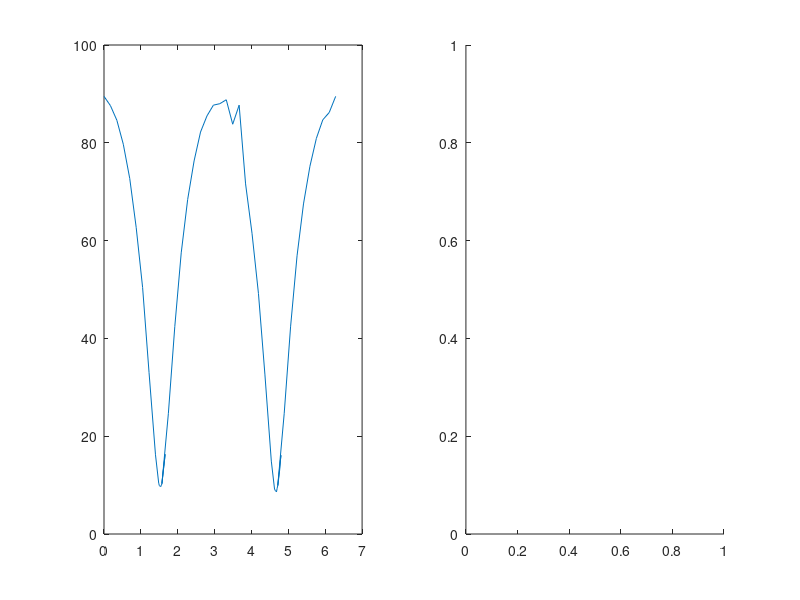

Write the MATLAB code that produced this figure. (Note: this script raises an error after producing the figure.)
clc;clear;clf;

%%
%LOAFING ALL DATA
load char_of_polarizer.txt;
load 1g2_750.txt;
load 1g2_750_halfwp.txt;

%%
%ANALYZING DATA

charOfPolarizer = char_of_polarizer;
numData = numel(charOfPolarizer(:,1));
theta = deg2rad(charOfPolarizer(:,1));
volt = charOfPolarizer(:,2);

theta1g2750 = deg2rad(X1g2_750(:,1));
volt1g2750 = X1g2_750(:,2);
theta1g2750halfwp = deg2rad(X1g2_750_halfwp(:,1));
volt1g2750halfwp = X1g2_750_halfwp(:,2);

%%
%PLOTTING DATA

figure(1)
subplot(1,2,1)
plot(theta, volt)
subplot(1,2,2)
polarscatter(theta, volt)
    hold on
polarplot(theta, volt, 'b-')
    hold off
    ax = gca;
    degrees = 0;
    ax.RAxisLocation = degrees;
    rlim([0 100])
    
figure(2)
subplot(1,2,1)
scatter(theta1g2750, volt1g2750, 'co')
    hold on
plot(theta1g2750, volt1g2750, 'c-')
    hold on
scatter(theta1g2750halfwp, volt1g2750halfwp, 'bo')
    hold on
plot(theta1g2750halfwp, volt1g2750halfwp, 'b-')
    hold off
subplot(1,2,2)
polarscatter(theta1g2750, volt1g2750, 'co')
    hold on
polarplot(theta1g2750, volt1g2750, 'c-')
    hold on
polarscatter(theta1g2750halfwp, volt1g2750halfwp, 'bo')
    hold on
polarplot(theta1g2750halfwp, volt1g2750halfwp, 'b-')
    hold off
    ax = gca;
    degrees = 0;
    ax.RAxisLocation = degrees;
    rlim([70 130])